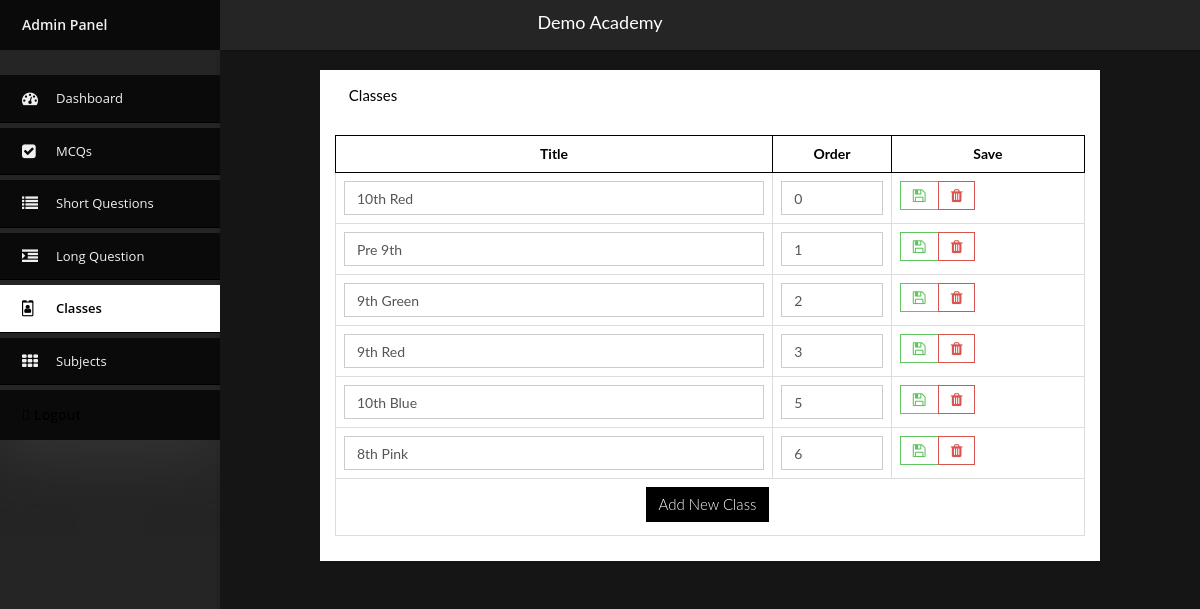
Screenshot of /editor/classes.php (signed in) with the database file from the repository.
### tables this page shows
CREATE TABLE IF NOT EXISTS `contact` (
  `id` int(11) NOT NULL AUTO_INCREMENT,
  `sitename` text,
  `logo` text,
  `phone` text,
  `email` text,
  `address` text,
  `gmaps` text,
  `cover` text,
  `post` text,
  `fpost` text,
  `facebook` text,
  `twitter` text,
  `insta` text,
  `youtube` text,
  PRIMARY KEY (`id`)
);

CREATE TABLE IF NOT EXISTS `classes` (
  `id` int(11) NOT NULL AUTO_INCREMENT,
  `name` text NOT NULL,
  `ordr` int(11) NOT NULL,
  `created_at` timestamp NOT NULL DEFAULT CURRENT_TIMESTAMP,
  PRIMARY KEY (`id`)
);

### editor/classes.php (the view, shortened to what this page needs)
<html>
<head>
  <?php include('include/head.php') ?>
  <?php if(empty( $_GET['page_name'])) $link = 'Null' ?>
  <?php if(empty( $_GET['page_name'])) $link = 'classes' ?>
</head>
<body onload="showtoast()" class="page-header-fixed bg-1 sidebar-nav">
  <div class="modal-shiftfix">
    <?php include('include/header.php') ?>
    <div class="container-fluid main-content">
      <div class="row">
        <div class="col-lg-1">
        </div>
        <div class="col-lg-10">
          <div class="widget-container fluid-height clearfix">
            <div class="heading" style="text-transform: capitalize;">
              <i class="fa fa-images"></i> Classes
            </div>
            <div class="widget-content padded clearfix">
              <table class="table table-bordered">
                <thead>
                  <th>
                   Title
                 </th>
                <th style="max-width: 60px;">
                  Order
                </th>
                <th class="hidden-xs">
                  Save
                </th>
              </thead>
              <tbody>
                <?php
                $rows =mysqli_query($con,"SELECT * FROM classes  ORDER BY ordr" ) or die(mysqli_error($con));
                $n=0;
                while($row=mysqli_fetch_array($rows)){
                  $name = $row['name'];
                  $ordr = $row['ordr'];
                  $id = $row['id'];
                  ?>
                  <form method="post" action="" enctype="multipart/form-data">
                    <tr>
                      <td>
                        <input type="text" class="form-control" name="name<?php echo $n ?>" value="<?php echo $name ?>">
                      </td>
                      <td  style="max-width: 60px;">
                        <input required="" type="text" class="form-control" name="ordr<?php echo $n ?>" value="<?php echo $ordr ?>">
                      </td>
                      <td>
                        <div class="btn-group">
                          <button type="submit" name="savecat<?php echo $n ?>" class="btn btn-success-outline" value="<?php echo $id ?>"> <i class="fa fa-save"></i></button>
                          <button type="submit" name="delcat<?php echo $n ?>" class="btn btn-danger-outline" value="<?php echo $id ?>"> <i class="fa fa-trash"></i></button>
                        </div>
                      </td>
                    </tr>
                  </form>
                  <?php $n++; } ?>
                  <tr>
                    <td colspan="5" class="text-center">
                      <button type="button" class="btn btn-primary" data-toggle="modal" data-target="#exampleModal">
                        Add New Class
                      </button>
                    </td>
                  </tr>
                </tbody>
              </table>
            </div>
          </div>
        </div>
      </div>
    </div>
      <div class="space">
      </div>
    </div>
  </body>
  </html>

### editor/include/header.php (shortened to what this page needs)
<div class="navbar navbar-fixed-top">
    <div class="sitetext">
       <center><?php echo $sitename ?> </center>
    </div>
    <div class="container-fluid main-nav clearfix">
    <div class="nav-collapse">
      <ul class="nav">
        <div id="jquery-accordion-menu" class="jquery-accordion-menu black">
        <div class="jquery-accordion-menu-header" style="margin-bottom: 25px;">Admin Panel</div>
        <ul>
          <li><a <?php if($link=='home') echo'class="active"'?> href="home"> <i class="fa fa-dashboard"></i> Dashboard </a></li>
          <li><a <?php if($link=='mcqs') echo'class="active"'?> href="mcqs"> <i class="fa fa-check-square"></i> MCQs </a></li>
          <li><a <?php if($link=='sques') echo'class="active"'?> href="sques"> <i class="fa fa-list"></i> Short Questions </a></li>
          <li><a <?php if($link=='lques') echo'class="active"'?> href="lques"> <i class="fa fa-indent"></i> Long Question </a></li>
          <li><a <?php if($link=='classes') echo'class="active"'?> href="classes"> <i class="fa fa-id-badge"></i> Classes </a></li>
          <li><a <?php if($link=='subjects') echo'class="active"'?> href="subjects"> <i class="fa fa-th"></i> Subjects </a></li>
        </ul>
        <div class="jquery-accordion-menu-footer"><a href="logout.php"> <i class="far fa-sign-out fa-flip-horizontal "></i> Logout </a> </div>
      </div>
      </ul>
    </div>
  </div>
</div>

### editor/newadmin/menu.css (style rules this page uses)
* { box-sizing:border-box; -moz-box-sizing:border-box; -webkit-box-sizing:border-box; }
body { background: #f0f0f0; }
.jquery-accordion-menu,.jquery-accordion-menu { font-family:'Open Sans',sans-serif;box-sizing:border-box;-moz-box-sizing:border-box;-webkit-box-sizing:border-box;outline:0 }
.jquery-accordion-menu { min-width:260px;float:left;position:relative;box-shadow:0 20px 50px #333 }
.jquery-accordion-menu .jquery-accordion-menu-footer,.jquery-accordion-menu .jquery-accordion-menu-header { width:100%;height:50px;padding-left:22px;float:left;line-height:50px;font-weight:600;color:#f0f0f0;background:#414956 }
.jquery-accordion-menu ul { margin:0;padding:0;list-style:none }
.jquery-accordion-menu ul li { width:100%;display:block;float:left;position:relative }
.jquery-accordion-menu ul li a { width:100%;padding:14px 22px;float:left;text-decoration:none;color:#f0f0f0;font-size:13px;background:#414956;white-space:nowrap;position:relative;overflow:hidden;-o-transition:color .2s linear,background .2s linear;-moz-transition:color .2s linear,background .2s linear;-webkit-transition:color .2s linear,background .2s linear;transition:color .2s linear,background .2s linear }
.jquery-accordion-menu>ul>li>a { border-bottom:solid 1px #3b424d }
.jquery-accordion-menu ul li a i { width:34px;float:left;line-height:18px;font-size:16px;text-align:left }
.black.jquery-accordion-menu .jquery-accordion-menu-footer,.black.jquery-accordion-menu .jquery-accordion-menu-header,.black.jquery-accordion-menu ul li a { background:#292929 }
.black.jquery-accordion-menu>ul>li>a { border-bottom-color:#222 }

### editor/custom.css (style rules this page uses)
:root { --theme-color: #000; --theme-text: #fff; --text-color: #000; --hover-color: #7d0000; }
a { color:var(--theme-color); }
.form-control { border-radius:0px; }
.btn { border-radius:0px; }
.btn { font-size: 15px; }
table { width: 100%; }
.space { height: 400px; }
.table > thead > tr > th { border: 1px solid var(--theme-color) !important; text-align: center; }
.sitetext { padding: 10px; color: #fff; font-size: 18px; }
body.sidebar-nav .navbar .container-fluid.main-nav { background: #252525; }
body.sidebar-nav .navbar .container-fluid.main-nav { padding-top: 0px; }
.jquery-accordion-menu { min-width: 200; }
body.sidebar-nav .navbar { height: 50px !important; background: #252525; }
body.bg-1 { background: #151515; }
body.sidebar-nav .navbar .container-fluid.main-nav .nav-collapse .nav { padding-left: 0px; text-align: left; }
.black.jquery-accordion-menu>ul>li>a.active { background: #ffffff; color: var(--theme-color); font-weight: 600; }
.black.jquery-accordion-menu .jquery-accordion-menu-footer, .black.jquery-accordion-menu .jquery-accordion-menu-header, .black.jquery-accordion-menu ul li a { background: #0a0a0a; }
.black.jquery-accordion-menu>ul>li>a { border-bottom-color: var(--theme-color); }

### rows the page displays
contact: sitename "Demo Academy"
classes: name "10th Red", ordr "0", $id 3 (drawn)
classes: name1 "Pre 9th", ordr "1"
classes: name "9th Green", ordr "2", $id 4 (drawn)
classes: name "9th Red", ordr "3", $id 2 (drawn)
classes: name "10th Blue", ordr "5"
classes: name "8th Pink", ordr "6", $id 7 (drawn)
